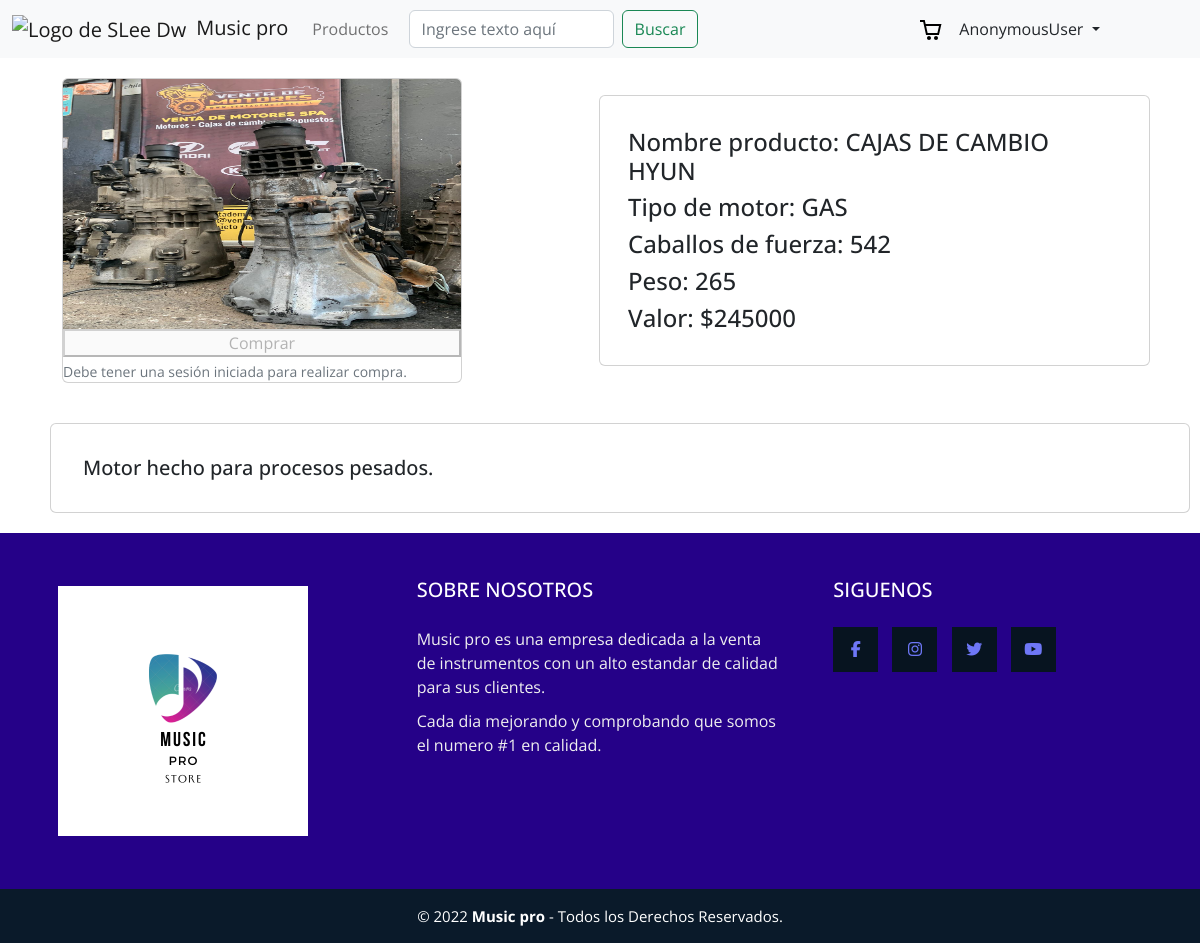
The page /detalle_producto/3/ on the database its author committed.
### zavod/models.py (models this page shows)
class Producto(models.Model):
    Tipo_motor = (
        ('DIESEL', 'DIESEL'),
        ('PETROL', 'PETROL'),
        ('GAS', 'GAS'),
    )
    idProducto = models.AutoField(primary_key = True,verbose_name = 'Id de producto')
    nombre_producto = models.CharField(max_length = 100, verbose_name = 'Nombre de producto')
    image = models.ImageField(upload_to='images', verbose_name='Imagen')
    valor = models.IntegerField(verbose_name="valor")
    cantidad = models.IntegerField(verbose_name="cantidad")
    descripcion = models.CharField(verbose_name='descripcion', max_length=200)
    tipo_motor = models.CharField('Tipo de motor', max_length=10, choices=Tipo_motor)
    caballos_fuerza = models.IntegerField()
    peso = models.CharField(max_length=10)
    class Meta:
        verbose_name = 'Productos'
        verbose_name_plural = 'Todos los Productos'

### zavod/views.py (the view)
# urls.py: path('detalle_producto/<pk>/', views.DetalleProducto.as_view(), name='detalle_producto'),
class DetalleProducto(DetailView):
    model = Producto
    template_name = "detalle_producto.html"
    def get_context_data(self, **kwargs):
        context = super(DetalleProducto, self).get_context_data(**kwargs)
        context['titulo'] = 'Motor del mes'
        return context
    def get_queryset(self):
        palabra_clave = self.request.GET.get("kword",'')
        lista = Producto.objects.filter(
            idProducto__icontains=palabra_clave
        )
        return lista

### zavod/templates/detalle_producto.html (shortened to what this page needs)
{% extends "./base.html" %}
{%block content%}
<form id="iw_form" class="container" method="POST">{% csrf_token%}
    <div class="row align-items-center">
      <div class="col">
        <div class="card" style="width: 25rem;">
            <a href="https://youtube.com"><img src="{{producto.image.url}}" class="card-img-top" alt="..."></a>
            {% if request.user.is_authenticated %}
            <button id="iw_button" type="submit" disabled>Comprar</button>
            <button id="iw_button-add-cart" type="button">Agregar al carrito</button>
            {%else%}
            <button type="submit" disabled>Comprar</button>
            <small id="id_peso" class="form-text text-muted">Debe tener una sesión iniciada para realizar compra.</small>
            {%endif%}
          </div>
      </div>
      <div class=" col card ">
        <div class="card-text" >
            <div class="card-body">
              <p class="card-text">
                <h4>Nombre producto: {{producto.nombre_producto}}</h4>
                <h4>Tipo de motor: {{producto.tipo_motor}} </h4>
                <h4>Caballos de fuerza: {{producto.caballos_fuerza}} </h4>
                <h4>Peso: {{producto.peso}}</h4>
                <h4>Valor: ${{producto.valor}}</h4>
              </p>
            </div>
          </div>
      </div>
      <div class="card p-3">
            <div class="card-body">
              <h5 class="card-text">{{producto.descripcion}}</h5>
            </div>
      </div>
            </div>
</form>
{%endblock%}

### zavod/static/css/footer.css (style rules this page uses)
* { margin: 0; padding: 0; box-sizing: border-box; font-family: 'Open Sans', sans-serif; }

### zavod/static/css/index.css (style rules this page uses)
.card> a> img { max-width: 100%; height: 250px; }
.card { margin: 20px; margin-top: 20px !important; margin-bottom: 20px !important; }

### zavod/static/css/cart.css (style rules this page uses)
:root { --ICON_SIZE: 24px }

### rows shown on the page
Producto: image (picture), nombre_producto "CAJAS DE CAMBIO HYUN", tipo_motor "GAS", caballos_fuerza "542", peso "265", valor "245000", descripcion "Motor hecho para procesos pesados."

### other values the page prints
{{ user }} "AnonymousUser"
